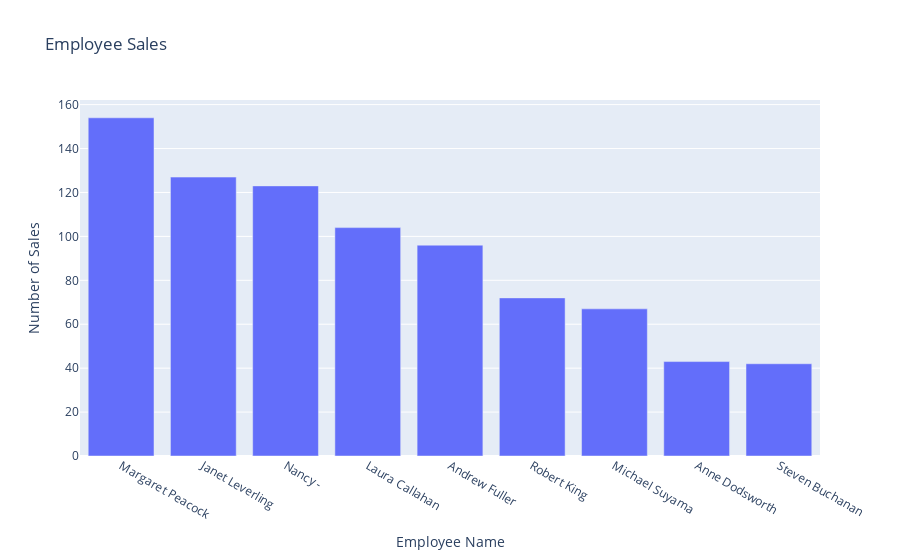

Write notebook code for a chart like this one.
### Code cell
px.bar(employee_sales, x='Full Name', y='OrderID', title='Employee Sales', labels={'Full Name':'Employee Name', 'OrderID':'Number of Sales'})

### Figure 1 — Plotly figure (JSON) as saved in the notebook; plotly's stock layout.template omitted (floating-point values rounded to 4 significant figures)
{"data": [{"alignmentgroup": "True", "hovertemplate": "Employee Name=%{x}<br>Number of Sales=%{y}<extra></extra>", "legendgroup": "", "marker": {"color": "#636efa", "pattern": {"shape": ""}}, "name": "", "offsetgroup": "", "orientation": "v", "showlegend": false, "textposition": "auto", "type": "bar", "x": ["Margaret Peacock", "Janet Leverling", "Nancy -", "Laura Callahan", "Andrew Fuller", "Robert King", "Michael Suyama", "Anne Dodsworth", "Steven Buchanan"], "xaxis": "x", "y": [154, 127, 123, 104, 96, 72, 67, 43, 42], "yaxis": "y"}], "layout": {"barmode": "relative", "legend": {"tracegroupgap": 0}, "title": {"text": "Employee Sales"}, "xaxis": {"anchor": "y", "domain": [0, 1], "title": {"text": "Employee Name"}}, "yaxis": {"anchor": "x", "domain": [0, 1], "title": {"text": "Number of Sales"}}}}
